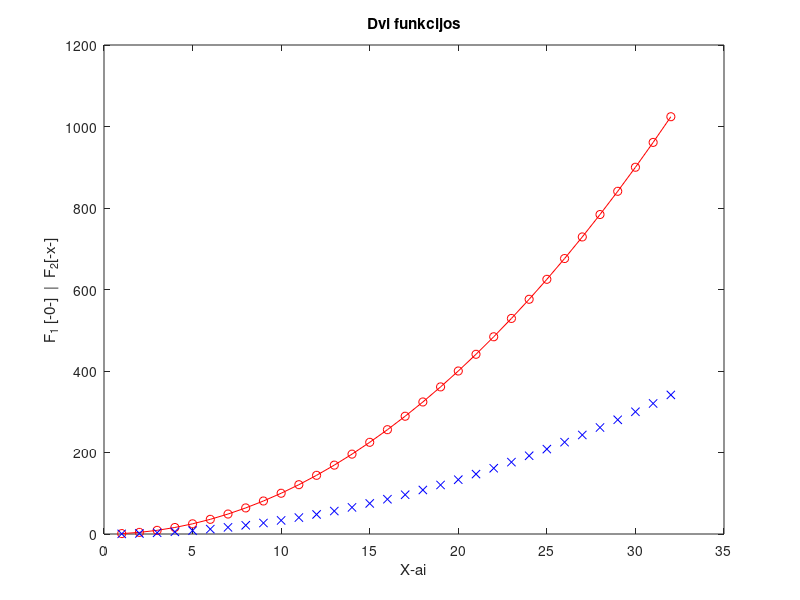

Recreate this plot in MATLAB.
% Ilja 
% Katiuzinskij

%%
x=1:32;
y=x.^2;
plot (x,y,'o-r',x, y/3, 'xb')
title('Dvi funkcijos')
xlabel('X-ai')
ylabel('F_1 [-0-]  |  F_2[-x-]')

%%
N = 6
v = N+1:0.5:N+4;
A = [N N+1 N+2;
     N+3 N+4 N+5;
     N+6 N+7 N+8];
a=A(3,2);
b= A(2:3, 1:2);
c=A([1 3],[1 3]);
v2= v(1:3)';
B= [A v2];
